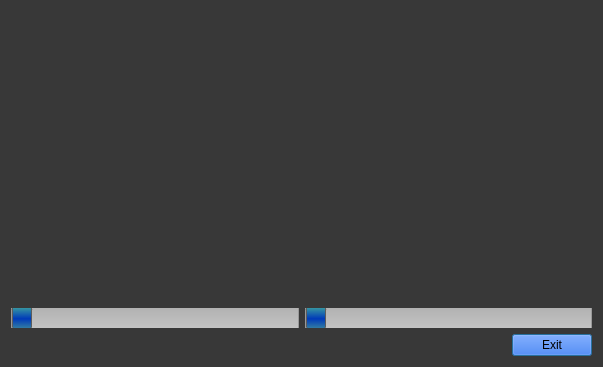
<?xml version="1.0" encoding="UTF-8"?>
<ui version="4.0">
 <class>Dialog</class>
 <widget class="QDialog" name="Dialog">
  <property name="geometry">
   <rect>
    <x>0</x>
    <y>0</y>
    <width>603</width>
    <height>367</height>
   </rect>
  </property>
  <property name="windowTitle">
   <string>QtWidgets example</string>
  </property>
  <property name="styleSheet">
   <string notr="true">background-color: rgb(56, 56, 56);</string>
  </property>
  <layout class="QGridLayout" name="gridLayout">
   <item row="0" column="0">
    <layout class="QVBoxLayout" name="verticalLayout_3">
     <item>
      <layout class="QHBoxLayout" name="horizontalLayout_2">
       <item>
        <layout class="QVBoxLayout" name="verticalLayout">
         <item>
          <widget class="QMeter" name="meterWidget" native="true">
           <property name="sizePolicy">
            <sizepolicy hsizetype="Expanding" vsizetype="Expanding">
             <horstretch>0</horstretch>
             <verstretch>0</verstretch>
            </sizepolicy>
           </property>
           <property name="font">
            <font>
             <family>Ubuntu</family>
             <pointsize>5</pointsize>
            </font>
           </property>
          </widget>
         </item>
         <item>
          <widget class="QSlider" name="horizontalSlider">
           <property name="minimumSize">
            <size>
             <width>0</width>
             <height>20</height>
            </size>
           </property>
           <property name="styleSheet">
            <string notr="true">QSlider::groove:horizontal {
    border: 1px solid #999999;
    height: 20px; /* the groove expands to the size of the slider by default. by giving it a height, it has a fixed size */
    background: qlineargradient(x1:0, y1:0, x2:0, y2:1, stop:0 #B1B1B1, stop:1 #c4c4c4);
    margin: 2px 0;
}

QSlider::handle:horizontal {
	background: qlineargradient(spread:pad, x1:0, y1:0, x2:0, y2:1, stop:0 rgba(60, 162, 160, 255), stop:0.531579 rgba(0, 58, 185, 255), stop:0.973684 rgba(54, 129, 160, 255));
    border: 1px solid #5c5c5c;
    width: 18px;
    margin: -2px 0; /* handle is placed by default on the contents rect of the groove. Expand outside the groove */
    border-radius: 3px;
}</string>
           </property>
           <property name="orientation">
            <enum>Qt::Horizontal</enum>
           </property>
          </widget>
         </item>
        </layout>
       </item>
       <item>
        <layout class="QVBoxLayout" name="verticalLayout_2">
         <item>
          <widget class="QGauge" name="gaugeWidget" native="true">
           <property name="font">
            <font>
             <family>Ubuntu</family>
             <pointsize>5</pointsize>
            </font>
           </property>
          </widget>
         </item>
         <item>
          <widget class="QSlider" name="horizontalSlider_2">
           <property name="minimumSize">
            <size>
             <width>0</width>
             <height>20</height>
            </size>
           </property>
           <property name="styleSheet">
            <string notr="true">QSlider::groove:horizontal {
    border: 1px solid #999999;
    height: 20px; /* the groove expands to the size of the slider by default. by giving it a height, it has a fixed size */
    background: qlineargradient(x1:0, y1:0, x2:0, y2:1, stop:0 #B1B1B1, stop:1 #c4c4c4);
    margin: 2px 0;
}

QSlider::handle:horizontal {
	background: qlineargradient(spread:pad, x1:0, y1:0, x2:0, y2:1, stop:0 rgba(60, 162, 160, 255), stop:0.531579 rgba(0, 58, 185, 255), stop:0.973684 rgba(54, 129, 160, 255));
    border: 1px solid #5c5c5c;
    width: 18px;
    margin: -2px 0; /* handle is placed by default on the contents rect of the groove. Expand outside the groove */
    border-radius: 3px;
}</string>
           </property>
           <property name="orientation">
            <enum>Qt::Horizontal</enum>
           </property>
          </widget>
         </item>
        </layout>
       </item>
      </layout>
     </item>
     <item>
      <layout class="QHBoxLayout" name="horizontalLayout">
       <item>
        <spacer name="horizontalSpacer">
         <property name="orientation">
          <enum>Qt::Horizontal</enum>
         </property>
         <property name="sizeHint" stdset="0">
          <size>
           <width>40</width>
           <height>20</height>
          </size>
         </property>
        </spacer>
       </item>
       <item>
        <widget class="QPushButton" name="pushButton">
         <property name="styleSheet">
          <string notr="true">background-color: rgb(0, 85, 255);</string>
         </property>
         <property name="text">
          <string>Exit</string>
         </property>
        </widget>
       </item>
      </layout>
     </item>
    </layout>
   </item>
  </layout>
 </widget>
 <layoutdefault spacing="6" margin="11"/>
 <customwidgets>
  <customwidget>
   <class>QMeter</class>
   <extends>QWidget</extends>
   <header>QMeter/qmeter.h</header>
   <container>1</container>
  </customwidget>
  <customwidget>
   <class>QGauge</class>
   <extends>QWidget</extends>
   <header>QGauge/qgauge.h</header>
   <container>1</container>
  </customwidget>
 </customwidgets>
 <resources/>
 <connections/>
</ui>
